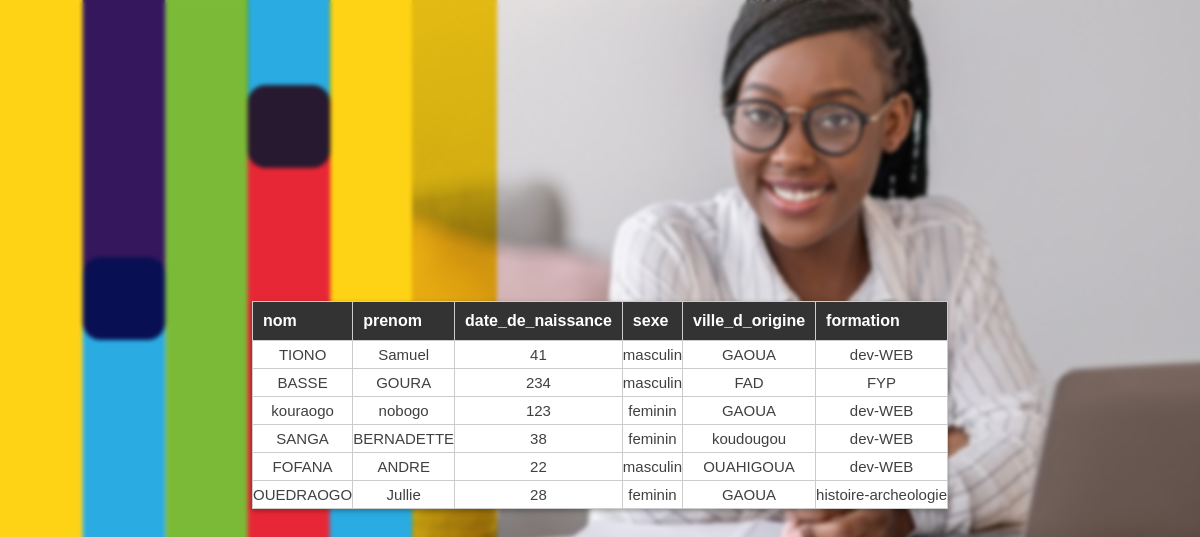
Page /rechercher.php on the committed database.
### tables this page shows
CREATE TABLE `liste` (
  `id` int NOT NULL,
  `nom` varchar(255) DEFAULT NULL,
  `prenom` varchar(255) DEFAULT NULL,
  `date_de_naissance` varchar(255) NOT NULL,
  `sexe` varchar(255) DEFAULT NULL,
  `ville_d_origine` varchar(255) DEFAULT NULL,
  `formation` varchar(255) DEFAULT NULL
);

### rechercher.php (the view, shortened to what this page needs)
<!DOCTYPE html>
<html lang="en">
<head>
    <link rel="stylesheet" href="style.css">
</head>
<body>
<table>
            <tr id="items">
                <th>nom</th>
                <th>prenom</th>
                <th>date_de_naissance </th>
                <th>sexe</th>
                <th>ville_d_origine</th>
                <th>formation</th>
            </tr>
    <?php
    require_once 'connexion.php';
    $recherche = isset($_POST['search']) ? $_POST['search'] : '';
    $q = $con->query("SELECT * FROM liste WHERE nom like '%$recherche' or prenom like '%$recherche' or date_de_naissance like '%$recherche' or sexe like '%$recherche' or ville_d_origine like '%$recherche' or formation like '%$recherche' LIMIT 10");
    while($row = mysqli_fetch_array($q)){
        ?>
        <tr>
        <td><?=$row['nom']?></td>
        <td><?=$row['prenom']?></td>
        <td><?=$row['date_de_naissance']?></td>
        <td><?=$row['sexe']?></td>
        <td><?=$row['ville_d_origine']?></td>
        <td><?=$row['formation']?></td>
    </tr>
    <?php
    }
    ?>
</table>
</body>
</html>

### style.css (style rules this page uses)
* { margin: 0; padding: 0; box-sizing: border-box; font-family: 'poppins',sans-serif; }
body { display: flex; align-items: center; justify-content: center; min-height: 100vh; position: relative; background-color: #3b3a42; animation-name: back; animation-duration: 5s; animation-iteration-count: infinite; animation-timing-function: linear; background-image: url(images/OIF_DCLIC_COUVERTURE\ HOR.jpg); }
body { backdrop-filter: blur(2px); }
table { margin-top: 10px; border-collapse: collapse; color: #404040; }
th { font-size: 16px; border-bottom: 3px solid #2e4e5e; padding: 5px 20px; font-weight: 500px; margin-bottom: 10px; }
td { font-weight: 400; padding: 5px 0px; font-size: 15px; text-align: center; }
tr:nth-child(2n) { background-color: rgb(217, 237, 238); }
table { background-color: #f8f8f8; border-collapse: collapse; }
th { background-color: #333; color: #fff; }
td { background-color: #fff; }
table { border: 1px solid #043cb66c; box-shadow: 0 2px 5px rgba(0, 0, 0, 0.3); }
th, td { border: 1px solid #ccc; }
th { background-color: #333; color: #fff; text-align: left; padding: 10px; }
tr:nth-child(even) { background-color: #f2f2f2; }
table { transition: box-shadow 0.3s ease; }

### rows in the picture
liste: nom "TIONO", prenom "Samuel", date_de_naissance "41", sexe "masculin", ville_d_origine "GAOUA", formation "dev-WEB"
liste: nom "BASSE", prenom "GOURA", date_de_naissance "234", sexe "masculin", ville_d_origine "FAD", formation "FYP"
liste: nom "kouraogo", prenom "nobogo", date_de_naissance "123", sexe "feminin", ville_d_origine "GAOUA", formation "dev-WEB"
liste: nom "SANGA", prenom "BERNADETTE", date_de_naissance "38", sexe "feminin", ville_d_origine "koudougou", formation "dev-WEB"
liste: nom "FOFANA", prenom "ANDRE", date_de_naissance "22", sexe "masculin", ville_d_origine "OUAHIGOUA", formation "dev-WEB"
liste: nom "OUEDRAOGO", prenom "Jullie", date_de_naissance "28", sexe "feminin", ville_d_origine "GAOUA", formation "histoire-archeologie"
